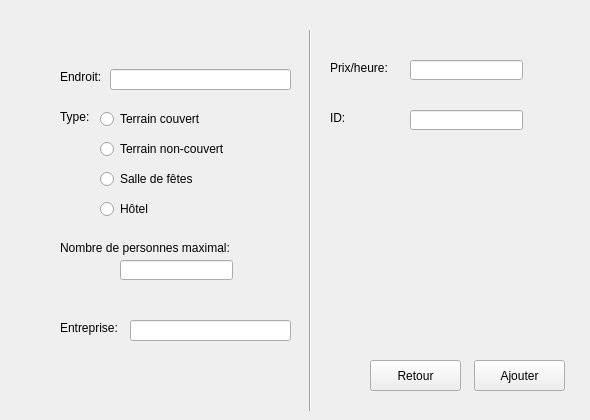
    <widget class="QWidget" name="addLocalWindow">
     <widget class="QWidget" name="widget_add_local" native="true">
      <property name="geometry">
       <rect>
        <x>40</x>
        <y>30</y>
        <width>541</width>
        <height>381</height>
       </rect>
      </property>
      <property name="styleSheet">
       <string notr="true">background-image: url(:/new/prefix1/image/103854343_259019528641376_3453490155072435271_n.jpg);
font: italic 9pt &quot;Century Gothic&quot;;
color: qconicalgradient(cx:0.5, cy:0.5, angle:0, stop:0 rgba(35, 40, 3, 255), stop:0.16 rgba(136, 106, 22, 255), stop:0.225 rgba(166, 140, 41, 255), stop:0.285 rgba(204, 181, 74, 255), stop:0.345 rgba(235, 219, 102, 255), stop:0.415 rgba(245, 236, 112, 255), stop:0.52 rgba(209, 190, 76, 255), stop:0.57 rgba(187, 156, 51, 255), stop:0.635 rgba(168, 142, 42, 255), stop:0.695 rgba(202, 174, 68, 255), stop:0.75 rgba(218, 202, 86, 255), stop:0.815 rgba(208, 187, 73, 255), stop:0.88 rgba(187, 156, 51, 255), stop:0.935 rgba(137, 108, 26, 255), stop:1 rgba(35, 40, 3, 255));</string>
      </property>
      <widget class="QLineEdit" name="prix_heureEdit">
       <property name="geometry">
        <rect>
         <x>370</x>
         <y>30</y>
         <width>113</width>
         <height>20</height>
        </rect>
       </property>
      </widget>
      <widget class="QPushButton" name="add_localButton">
       <property name="geometry">
        <rect>
         <x>434</x>
         <y>330</y>
         <width>91</width>
         <height>31</height>
        </rect>
       </property>
       <property name="styleSheet">
        <string notr="true">background:transparent;
font: italic 12pt &quot;Century Gothic&quot;;
color: qconicalgradient(cx:0.5, cy:0.5, angle:0, stop:0 rgba(35, 40, 3, 255), stop:0.16 rgba(136, 106, 22, 255), stop:0.225 rgba(166, 140, 41, 255), stop:0.285 rgba(204, 181, 74, 255), stop:0.345 rgba(235, 219, 102, 255), stop:0.415 rgba(245, 236, 112, 255), stop:0.52 rgba(209, 190, 76, 255), stop:0.57 rgba(187, 156, 51, 255), stop:0.635 rgba(168, 142, 42, 255), stop:0.695 rgba(202, 174, 68, 255), stop:0.75 rgba(218, 202, 86, 255), stop:0.815 rgba(208, 187, 73, 255), stop:0.88 rgba(187, 156, 51, 255), stop:0.935 rgba(137, 108, 26, 255), stop:1 rgba(35, 40, 3, 255));
border-bottom:2px solid#717072;
border-color: qconicalgradient(cx:0.5, cy:0.5, angle:0, stop:0 rgba(35, 40, 3, 255), stop:0.16 rgba(136, 106, 22, 255), stop:0.225 rgba(166, 140, 41, 255), stop:0.285 rgba(204, 181, 74, 255), stop:0.345 rgba(235, 219, 102, 255), stop:0.415 rgba(245, 236, 112, 255), stop:0.52 rgba(209, 190, 76, 255), stop:0.57 rgba(187, 156, 51, 255), stop:0.635 rgba(168, 142, 42, 255), stop:0.695 rgba(202, 174, 68, 255), stop:0.75 rgba(218, 202, 86, 255), stop:0.815 rgba(208, 187, 73, 255), stop:0.88 rgba(187, 156, 51, 255), stop:0.935 rgba(137, 108, 26, 255), stop:1 rgba(35, 40, 3, 255));
background-color: rgb(255, 212, 250);

border-radius:15px;}
QPushButton:hover{
	
	background-color: rgb(234, 78, 117);
</string>
       </property>
       <property name="text">
        <string>Ajouter</string>
       </property>
      </widget>
      <widget class="QLabel" name="prix_heure">
       <property name="geometry">
        <rect>
         <x>290</x>
         <y>30</y>
         <width>71</width>
         <height>16</height>
        </rect>
       </property>
       <property name="styleSheet">
        <string notr="true">background:transparent;</string>
       </property>
       <property name="text">
        <string>Prix/heure:</string>
       </property>
      </widget>
      <widget class="Line" name="line_2">
       <property name="geometry">
        <rect>
         <x>260</x>
         <y>-10</y>
         <width>20</width>
         <height>391</height>
        </rect>
       </property>
       <property name="orientation">
        <enum>Qt::Vertical</enum>
       </property>
      </widget>
      <widget class="QLineEdit" name="nbpmaxEdit">
       <property name="geometry">
        <rect>
         <x>80</x>
         <y>230</y>
         <width>113</width>
         <height>20</height>
        </rect>
       </property>
      </widget>
      <widget class="QRadioButton" name="terrain_non_couvertButton">
       <property name="geometry">
        <rect>
         <x>60</x>
         <y>110</y>
         <width>151</width>
         <height>18</height>
        </rect>
       </property>
       <property name="text">
        <string>Terrain non-couvert</string>
       </property>
      </widget>
      <widget class="QLineEdit" name="endroitEdit">
       <property name="geometry">
        <rect>
         <x>70</x>
         <y>39</y>
         <width>181</width>
         <height>21</height>
        </rect>
       </property>
      </widget>
      <widget class="QLabel" name="endroit">
       <property name="geometry">
        <rect>
         <x>20</x>
         <y>40</y>
         <width>47</width>
         <height>14</height>
        </rect>
       </property>
       <property name="text">
        <string>Endroit:</string>
       </property>
      </widget>
      <widget class="QRadioButton" name="hotelButton">
       <property name="geometry">
        <rect>
         <x>60</x>
         <y>170</y>
         <width>83</width>
         <height>18</height>
        </rect>
       </property>
       <property name="text">
        <string>Hôtel</string>
       </property>
      </widget>
      <widget class="QLabel" name="type">
       <property name="geometry">
        <rect>
         <x>20</x>
         <y>80</y>
         <width>47</width>
         <height>14</height>
        </rect>
       </property>
       <property name="text">
        <string>Type:</string>
       </property>
      </widget>
      <widget class="QLabel" name="nbpmax">
       <property name="geometry">
        <rect>
         <x>20</x>
         <y>210</y>
         <width>201</width>
         <height>16</height>
        </rect>
       </property>
       <property name="text">
        <string>Nombre de personnes maximal:</string>
       </property>
      </widget>
      <widget class="QRadioButton" name="terrain_couvertButton">
       <property name="geometry">
        <rect>
         <x>60</x>
         <y>80</y>
         <width>131</width>
         <height>18</height>
        </rect>
       </property>
       <property name="text">
        <string>Terrain couvert</string>
       </property>
      </widget>
      <widget class="QLabel" name="entreprise_local">
       <property name="geometry">
        <rect>
         <x>20</x>
         <y>290</y>
         <width>61</width>
         <height>16</height>
        </rect>
       </property>
       <property name="text">
        <string>Entreprise:</string>
       </property>
      </widget>
      <widget class="QLineEdit" name="entreprise_localEdit">
       <property name="geometry">
        <rect>
         <x>90</x>
         <y>290</y>
         <width>161</width>
         <height>21</height>
        </rect>
       </property>
      </widget>
      <widget class="QRadioButton" name="salle_de_feteButton">
       <property name="geometry">
        <rect>
         <x>60</x>
         <y>140</y>
         <width>131</width>
         <height>18</height>
        </rect>
       </property>
       <property name="text">
        <string>Salle de fêtes</string>
       </property>
      </widget>
      <widget class="QPushButton" name="return_add_localButton">
       <property name="geometry">
        <rect>
         <x>330</x>
         <y>330</y>
         <width>91</width>
         <height>31</height>
        </rect>
       </property>
       <property name="styleSheet">
        <string notr="true">background:transparent;
font: italic 12pt &quot;Century Gothic&quot;;
color: qconicalgradient(cx:0.5, cy:0.5, angle:0, stop:0 rgba(35, 40, 3, 255), stop:0.16 rgba(136, 106, 22, 255), stop:0.225 rgba(166, 140, 41, 255), stop:0.285 rgba(204, 181, 74, 255), stop:0.345 rgba(235, 219, 102, 255), stop:0.415 rgba(245, 236, 112, 255), stop:0.52 rgba(209, 190, 76, 255), stop:0.57 rgba(187, 156, 51, 255), stop:0.635 rgba(168, 142, 42, 255), stop:0.695 rgba(202, 174, 68, 255), stop:0.75 rgba(218, 202, 86, 255), stop:0.815 rgba(208, 187, 73, 255), stop:0.88 rgba(187, 156, 51, 255), stop:0.935 rgba(137, 108, 26, 255), stop:1 rgba(35, 40, 3, 255));
border-bottom:2px solid#717072;
border-color: qconicalgradient(cx:0.5, cy:0.5, angle:0, stop:0 rgba(35, 40, 3, 255), stop:0.16 rgba(136, 106, 22, 255), stop:0.225 rgba(166, 140, 41, 255), stop:0.285 rgba(204, 181, 74, 255), stop:0.345 rgba(235, 219, 102, 255), stop:0.415 rgba(245, 236, 112, 255), stop:0.52 rgba(209, 190, 76, 255), stop:0.57 rgba(187, 156, 51, 255), stop:0.635 rgba(168, 142, 42, 255), stop:0.695 rgba(202, 174, 68, 255), stop:0.75 rgba(218, 202, 86, 255), stop:0.815 rgba(208, 187, 73, 255), stop:0.88 rgba(187, 156, 51, 255), stop:0.935 rgba(137, 108, 26, 255), stop:1 rgba(35, 40, 3, 255));
background-color: rgb(255, 212, 250);

border-radius:15px;}
QPushButton:hover{
	
	background-color: rgb(234, 78, 117);
</string>
       </property>
       <property name="text">
        <string>Retour</string>
       </property>
      </widget>
      <widget class="QLabel" name="prix_heure_2">
       <property name="geometry">
        <rect>
         <x>290</x>
         <y>80</y>
         <width>71</width>
         <height>16</height>
        </rect>
       </property>
       <property name="styleSheet">
        <string notr="true">background:transparent;</string>
       </property>
       <property name="text">
        <string>ID:</string>
       </property>
      </widget>
      <widget class="QLineEdit" name="idEdit">
       <property name="geometry">
        <rect>
         <x>370</x>
         <y>80</y>
         <width>113</width>
         <height>20</height>
        </rect>
       </property>
      </widget>
     </widget>
    </widget>
